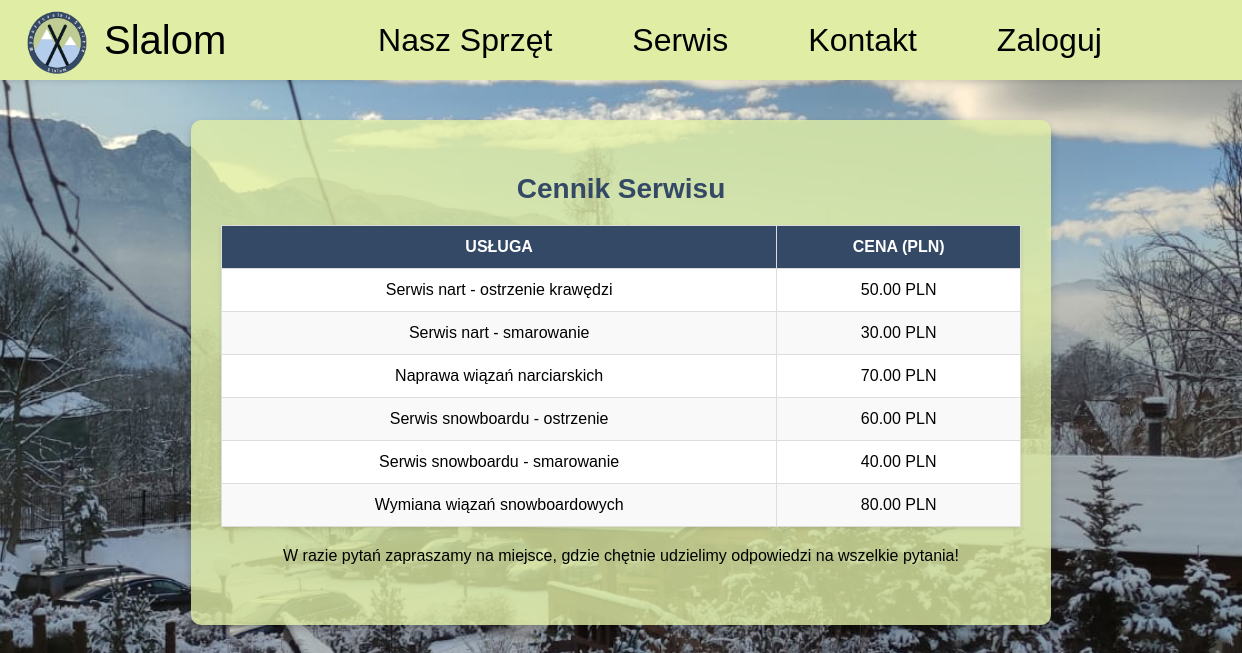
Page /public/servises.php on the earlier database version.
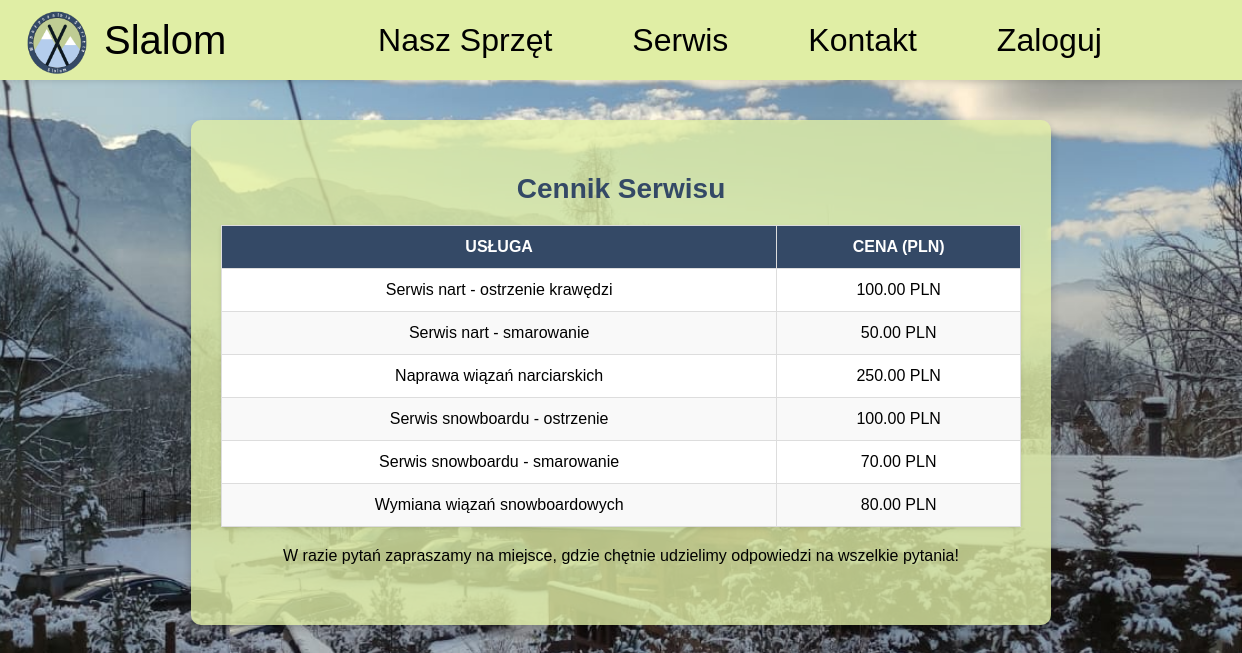
Same page on the later database version.
### tables this page shows
CREATE TABLE `service_price` (
  `SP_id` int unsigned NOT NULL AUTO_INCREMENT,
  `SP_service` varchar(255) NOT NULL,
  `SP_price` decimal(10,2) NOT NULL,
  PRIMARY KEY (`SP_id`)
);

### public/servises.php (the view, shortened to what this page needs)
<?php
$db = new Database();
$conn = $db->getConnection();
$query = "SELECT SP_service, SP_price FROM service_price";
$result = $conn->query($query);
$servicePrices = [];
if ($result) {
    $servicePrices = $result->fetch_all(MYSQLI_ASSOC);
}
?>
<!DOCTYPE html>
<html lang="pl">
<head>
    <link rel="stylesheet" href="css/menu.css">
    <link rel="stylesheet" href="css/prices.css">
</head>
<body>
    <?php include __DIR__ . '/menu.php'; ?>
    <main>
        <section id="prices">
            <h1>Cennik Serwisu</h1>
            <table>
                <thead>
                    <tr>
                        <th>Usługa</th>
                        <th>Cena (PLN)</th>
                    </tr>
                </thead>
                <tbody>
                    <?php foreach ($servicePrices as $service): ?>
                        <tr>
                            <td><?= htmlspecialchars($service['SP_service'], ENT_QUOTES, 'UTF-8') ?></td>
                            <td><?= htmlspecialchars($service['SP_price'], ENT_QUOTES, 'UTF-8') ?> PLN</td>
                        </tr>
                    <?php endforeach; ?>
                </tbody>
            </table>
            <p style="text-align: center; margin-top: 20px;">W razie pytań zapraszamy na miejsce, gdzie chętnie udzielimy odpowiedzi na wszelkie pytania!</p>
        </section>
    </main>
</body>
</html>

Differences in the rows shown:
changed service_price "Serwis nart - ostrzenie krawędzi": SP_price "50.00" → "100.00"
changed service_price "Serwis nart - smarowanie": SP_price "30.00" → "50.00"
changed service_price "Naprawa wiązań narciarskich": SP_price "70.00" → "250.00"
changed service_price "Serwis snowboardu - ostrzenie": SP_price "60.00" → "100.00"
changed service_price "Serwis snowboardu - smarowanie": SP_price "40.00" → "70.00"
